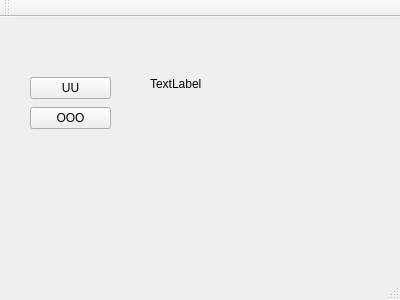
<?xml version="1.0" encoding="UTF-8"?>
<ui version="4.0">
 <class>MainWindow</class>
 <widget class="QMainWindow" name="MainWindow">
  <property name="geometry">
   <rect>
    <x>0</x>
    <y>0</y>
    <width>400</width>
    <height>300</height>
   </rect>
  </property>
  <property name="windowTitle">
   <string>MainWindow</string>
  </property>
  <widget class="QWidget" name="centralWidget">
   <widget class="QPushButton" name="pushButton">
    <property name="geometry">
     <rect>
      <x>30</x>
      <y>60</y>
      <width>81</width>
      <height>22</height>
     </rect>
    </property>
    <property name="text">
     <string>UU</string>
    </property>
   </widget>
   <widget class="QLabel" name="label">
    <property name="geometry">
     <rect>
      <x>150</x>
      <y>60</y>
      <width>59</width>
      <height>14</height>
     </rect>
    </property>
    <property name="text">
     <string>TextLabel</string>
    </property>
   </widget>
   <widget class="QPushButton" name="pushButton_2">
    <property name="geometry">
     <rect>
      <x>30</x>
      <y>90</y>
      <width>81</width>
      <height>22</height>
     </rect>
    </property>
    <property name="text">
     <string>OOO</string>
    </property>
   </widget>
  </widget>
  <widget class="QMenuBar" name="menuBar">
   <property name="geometry">
    <rect>
     <x>0</x>
     <y>0</y>
     <width>400</width>
     <height>19</height>
    </rect>
   </property>
  </widget>
  <widget class="QToolBar" name="mainToolBar">
   <attribute name="toolBarArea">
    <enum>TopToolBarArea</enum>
   </attribute>
   <attribute name="toolBarBreak">
    <bool>false</bool>
   </attribute>
  </widget>
  <widget class="QStatusBar" name="statusBar"/>
 </widget>
 <layoutdefault spacing="6" margin="11"/>
 <resources/>
 <connections/>
</ui>
